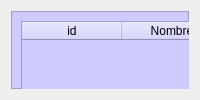
                   <widget class="QWidget" name="page_cliente_e">
                    <layout class="QHBoxLayout" name="horizontalLayout_6">
                     <item>
                      <widget class="QFrame" name="page_editar_client">
                       <property name="styleSheet">
                        <string notr="true">QFrame{
background-color:#cfcbff;
}


QPushButton{
background-color: #aa55ff;
border-top-left-radius: 20px;
border-bottom-left-radius: 20px;

font: 75 12pt &quot;Arial Narrow&quot;;
	
}

QPushButton:hover{
background-color: white;
border-top-left-radius: 20px;
border-bottom-left-radius: 20px;

font: 75 12pt &quot;Arial Narrow&quot;;
}</string>
                       </property>
                       <property name="frameShape">
                        <enum>QFrame::StyledPanel</enum>
                       </property>
                       <property name="frameShadow">
                        <enum>QFrame::Raised</enum>
                       </property>
                       <widget class="QTableWidget" name="tabla_cliente">
                        <property name="geometry">
                         <rect>
                          <x>10</x>
                          <y>10</y>
                          <width>611</width>
                          <height>341</height>
                         </rect>
                        </property>
                        <column>
                         <property name="text">
                          <string>id</string>
                         </property>
                        </column>
                        <column>
                         <property name="text">
                          <string>Nombre</string>
                         </property>
                        </column>
                        <column>
                         <property name="text">
                          <string>NIT</string>
                         </property>
                        </column>
                        <column>
                         <property name="text">
                          <string>Celular</string>
                         </property>
                        </column>
                        <column>
                         <property name="text">
                          <string>Direccion</string>
                         </property>
                        </column>
                        <column>
                         <property name="text">
                          <string>Tipo</string>
                         </property>
                        </column>
                       </widget>
                       <widget class="QFrame" name="frame_8">
                        <property name="geometry">
                         <rect>
                          <x>-10</x>
                          <y>380</y>
                          <width>684</width>
                          <height>43</height>
                         </rect>
                        </property>
                        <property name="maximumSize">
                         <size>
                          <width>16777215</width>
                          <height>50</height>
                         </size>
                        </property>
                        <property name="frameShape">
                         <enum>QFrame::StyledPanel</enum>
                        </property>
                        <property name="frameShadow">
                         <enum>QFrame::Raised</enum>
                        </property>
                        <layout class="QHBoxLayout" name="horizontalLayout_7">
                         <item>
                          <widget class="QFrame" name="frame_11">
                           <property name="frameShape">
                            <enum>QFrame::StyledPanel</enum>
                           </property>
                           <property name="frameShadow">
                            <enum>QFrame::Raised</enum>
                           </property>
                          </widget>
                         </item>
                         <item>
                          <spacer name="horizontalSpacer_5">
                           <property name="orientation">
                            <enum>Qt::Horizontal</enum>
                           </property>
                           <property name="sizeHint" stdset="0">
                            <size>
                             <width>402</width>
                             <height>20</height>
                            </size>
                           </property>
                          </spacer>
                         </item>
                         <item>
                          <widget class="QPushButton" name="btn_lista_cliente">
                           <property name="text">
                            <string>VER</string>
                           </property>
                          </widget>
                         </item>
                         <item>
                          <widget class="QPushButton" name="btn_editar_cliente_2">
                           <property name="text">
                            <string>EDITAR</string>
                           </property>
                          </widget>
                         </item>
                         <item>
                          <widget class="QPushButton" name="btn_eliminar_cliente_2">
                           <property name="text">
                            <string>ELIMINAR</string>
                           </property>
                          </widget>
                         </item>
                        </layout>
                       </widget>
                      </widget>
                     </item>
                    </layout>
                   </widget>
